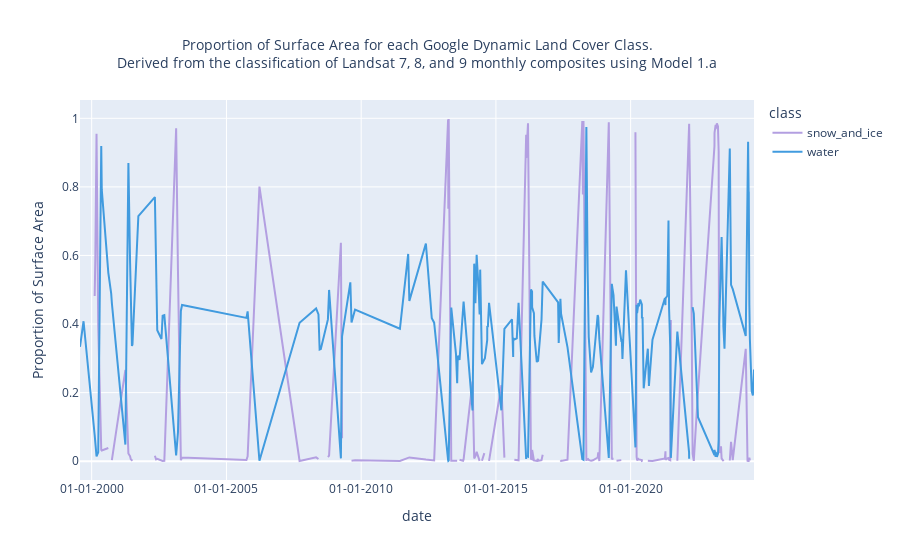

Here is the notebook cell this chart was saved with:
### Code cell
# Renommer les colonnes des classes
class_mapping = {
    '0': "water",
    '1': "trees",
    '2': "grass",
    '3': "flooded_vegetation",
    '4': "crops",
    '5': "shrub_and_scrub",
    '6': "built",
    '7': "bare",
    '8': "snow_and_ice",
    'null': "null"
}

# Renommer les colonnes en fonction du mapping
data.rename(columns=class_mapping, inplace=True)

# Réorganiser les données
class_columns = list(class_mapping.values())
melted_data = data.melt(id_vars=['date'], value_vars=class_columns, var_name='class', value_name='surface')

# Calculer la somme des surfaces pour chaque classe par date
mean_data = melted_data.groupby(['date', 'class']).mean().reset_index()

classes_to_keep = ["shrub_and_scrub", "grass", "flooded_vegetation", "crops", "bare", "water", "trees", "snow_and_ice"]

# Filtrer les données pour ne conserver que les classes spécifiées
mean_data = mean_data[mean_data['class'].isin(classes_to_keep)]

# Calculer la somme totale des surfaces pour chaque date
mean_data['total_surface'] = mean_data.groupby('date')['surface'].transform('sum')

# Calculer la proportion de chaque classe par rapport à la surface totale
mean_data['proportion'] = mean_data['surface'] / mean_data['total_surface']

classes_to_keep = ["water", "snow_and_ice"]

# Filtrer les données pour ne conserver que les classes spécifiées
mean_data = mean_data[mean_data['class'].isin(classes_to_keep)]

# Créer le graphique avec les proportions pour toutes les classes
fig = px.line(mean_data, x='date', y='proportion', color='class',
              title="Proportion of Surface Area for each Land Cover Class",
              labels={'proportion': 'Proportion of Surface Area'},
              color_discrete_map={
                  "water": "#419bdf",
                  "trees": "#397d49",
                  "grass": "#88b053",
                  "flooded_vegetation": "#7a87c6",
                  "crops": "#e49635",
                  "shrub_and_scrub": "#dfc35a",
                  "built": "#c4281b",
                  "bare": "#a59b8f",
                  "snow_and_ice": "#b39fe1",
                  "null": "#ff97ff"
              })

# Ajuster le titre avec une taille de police plus petite
fig.update_layout(
    title=go.layout.Title(
        text="Proportion of Surface Area for each Google Dynamic Land Cover Class.<br>Derived from the classification of Landsat 7, 8, and 9 monthly composites using Model 1.a",
        xref="paper",
        x=0.5,
        font=dict(size=14)  # Taille du texte réduite à 14
    ),
    xaxis=dict(
        tickformat='%d-%m-%Y'  # Format des dates en jour-mois-année
    )
)

# Afficher le graphique
fig.show()

### Figure 1 — Plotly figure (JSON) as saved in the notebook; plotly's stock layout.template omitted (floating-point values rounded to 4 significant figures; data arrays with more than 128 entries replaced by an {"elided": "..."} marker saying what was removed)
{"data": [{"hovertemplate": "class=snow_and_ice<br>date=%{x}<br>Proportion of Surface Area=%{y}<extra></extra>", "legendgroup": "snow_and_ice", "line": {"color": "#b39fe1", "dash": "solid"}, "marker": {"symbol": "circle"}, "mode": "lines", "name": "snow_and_ice", "orientation": "v", "showlegend": true, "type": "scatter", "x": {"elided": "184 str values"}, "xaxis": "x", "y": {"elided": "184 float values"}, "yaxis": "y"}, {"hovertemplate": "class=water<br>date=%{x}<br>Proportion of Surface Area=%{y}<extra></extra>", "legendgroup": "water", "line": {"color": "#419bdf", "dash": "solid"}, "marker": {"symbol": "circle"}, "mode": "lines", "name": "water", "orientation": "v", "showlegend": true, "type": "scatter", "x": {"elided": "184 str values"}, "xaxis": "x", "y": {"elided": "184 float values"}, "yaxis": "y"}], "layout": {"legend": {"title": {"text": "class"}, "tracegroupgap": 0}, "title": {"font": {"size": 14}, "text": "Proportion of Surface Area for each Google Dynamic Land Cover Class.<br>Derived from the classification of Landsat 7, 8, and 9 monthly composites using Model 1.a", "x": 0.5, "xref": "paper"}, "xaxis": {"anchor": "y", "domain": [0, 1], "tickformat": "%d-%m-%Y", "title": {"text": "date"}}, "yaxis": {"anchor": "x", "domain": [0, 1], "title": {"text": "Proportion of Surface Area"}}}}
